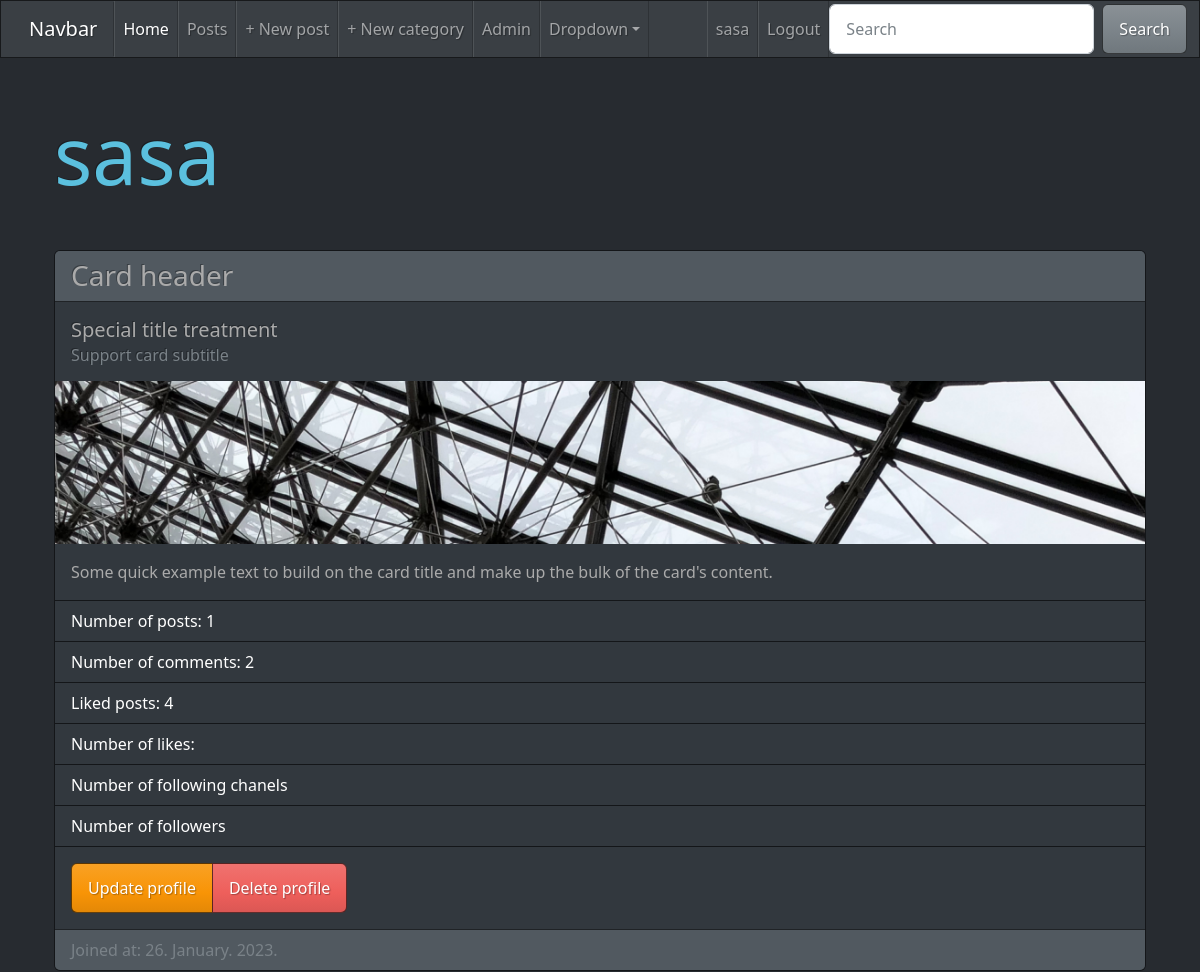
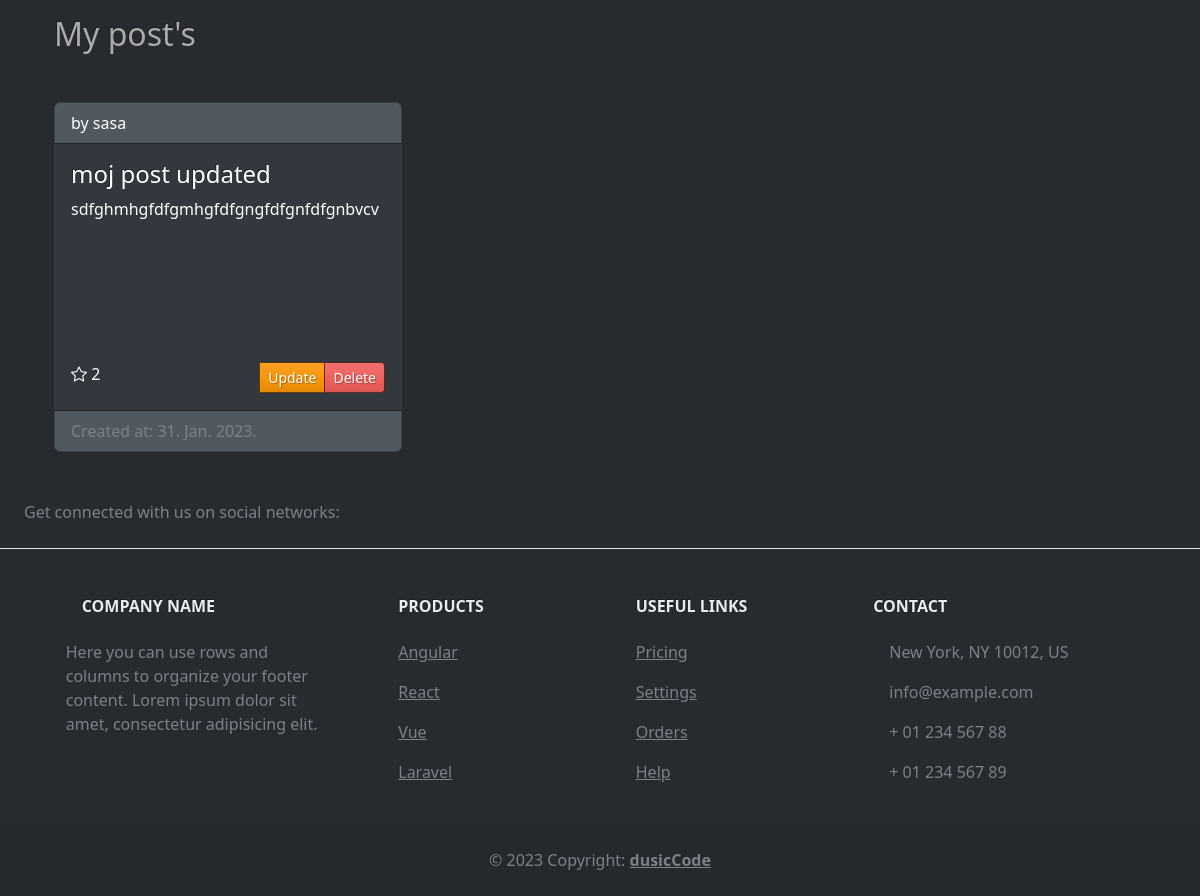
Page /user (signed in) on the committed database (2 pictures, top to bottom).
### app.py (models this page shows, shortened)
class User(db.Model, UserMixin):
    id = db.Column(db.Integer, primary_key=True)
    username = db.Column(db.String(80), unique=True, nullable=False)
    email = db.Column(db.String(120), unique=True, nullable=False)
    password = db.Column(db.String(120), nullable=False)
    posts = db.relationship('Post', backref='author', lazy=True)
    comments = db.relationship('Comment', backref='author', lazy=True)
    joined_at = db.Column(db.DateTime, nullable=False, default=datetime.utcnow)

class Post(db.Model):
    id = db.Column(db.Integer, primary_key=True)
    title = db.Column(db.String(120), nullable=False)
    content = db.Column(db.Text, nullable=False)
    author_id = db.Column(db.Integer, db.ForeignKey('user.id'), nullable=False)
    categories = db.relationship('Category', secondary='post_categories', backref='posts')
    likes = db.relationship('Like', backref='post', lazy=True)
    comments = db.relationship('Comment', cascade='all,delete', backref='post', lazy=True)
    created_at = db.Column(db.DateTime, nullable=False, default=datetime.utcnow)

### app.py (the view)
@app.route('/user')
@login_required
def user():
    posts = Post.query.filter_by(author_id=current_user.id).all()
    return render_template('user.html', user=current_user, posts=posts)

### app.py (called while the page is built)
@login_manager.user_loader
def load_user(user_id):
    return User.query.get(int(user_id))

### templates/user.html
{% extends 'base.html' %}
{% block context %}
<div class="container">
    <div class="row">
        <div class="col">
            <h1 class="display-1 my-5 text-info">{{ current_user.username }}</h1>
            <div class="card mb-3">
              <h3 class="card-header">Card header</h3>
                <div class="card-body">
                  <h5 class="card-title">Special title treatment</h5>
                  <h6 class="card-subtitle text-muted">Support card subtitle</h6>
                </div>
                <div class="card-image">
                  <image src="{{url_for('static',filename = 'images/ban3.jpg')}}" width="100%" >
                  </div>
                <div class="card-body">
                  <p class="card-text">Some quick example text to build on the card title and make up the bulk of the card's content.</p>
                </div>
                <ul class="list-group list-group-flush">
                  <li class="list-group-item">Number of posts: {{ posts|count }}</li>
                  <li class="list-group-item">Number of comments: {{ current_user.comments|count }}</li>
                  <li class="list-group-item">Liked posts: {{ current_user.likes|count }}</li>
                  <li class="list-group-item">Number of likes:</li>
                  <li class="list-group-item">Number of following chanels</li>
                  <li class="list-group-item">Number of followers</li>
                </ul>
                <div class="card-body">
                  <div class="btn-group ms-auto" role="group" aria-label="Basic example">
                  <a href="#" class="btn btn-warning">Update profile</a>
                  <a href="{{ url_for('delete_account') }}" class="btn btn-danger" onClick="return confirm('Are you sure you want to delete account!')">Delete profile</a>
                  </div>
                </div>
                <div class="card-footer text-muted">
                  Joined at: {{ current_user.joined_at.strftime('%d. %B. %Y.') }}
                </div>
              </div>
        </div>
    </div>
</div>
<div class="container">
  <h2 class="header-2">My post's</h2>
  <div class="row mt-5">
      {% for post in posts %}
      <div class="col-md-6 col-lg-4">
          <a href="{{ url_for('post_details', post_id=post.id) }}" style="text-decoration: none;">
              <div class="card border-primary mb-4" style="min-height: 350px;">
                  <div class="card-header">by {{ post.author.username }}</div>
                  <div class="card-body">
                      <h4 class="card-title">{{ post.title }}</h4>
                      <p class="card-text" style="min-height: 165px;">{{ post.content }}</p>
                      <div class="d-flex">
                        <a href="{{ url_for('like_post', post_id=post.id, page='user') }}" class="card-text" style="text-decoration: none;"><i class="bi bi-star"></i> {{ post.likes|count }}</br>
                          <div class="btn-group ms-auto" role="group" aria-label="Basic example">
                          <a href="{{ url_for('update_post', post_id=post.id, page='user') }}" class="btn btn-sm btn-warning">Update</a>
                          <a href="{{ url_for('delete_post', post_id=post.id) }}" class="btn btn-sm btn-danger" onClick="return confirm('Are you sure!')">Delete</a>
                          </div>
                    </div>
                  </div>
                  <div class="card-footer text-muted">
                    Created at: {{ post.created_at.strftime('%d. %b. %Y.') }}
                  </div>
              </div>
          </a>
  </div>
      {% endfor %}
</div>
</div>
{% endblock %}

### templates/base.html (shortened to what this page needs)
<!DOCTYPE html>
<html lang="en">
<head>
    <link rel="stylesheet" href="{{ url_for('static', filename='css/state.css') }}">
    <link rel="stylesheet" href="https://cdn.jsdelivr.net/npm/bootstrap-icons@1.10.3/font/bootstrap-icons.css">
</head>
<body>
    <nav class="navbar navbar-expand-lg navbar-dark bg-primary">
        <div class="container-fluid">
          <a class="navbar-brand" href="#">Navbar</a>
          <div class="collapse navbar-collapse" id="navbarColor01">
            <ul class="navbar-nav me-auto">
              {% if user.is_authenticated %}
              <li class="nav-item">
                <a class="nav-link active" href="{{ url_for('index') }}">Home
                </a>
              </li>
              <li class="nav-item">
                <a class="nav-link" href="{{ url_for('posts') }}">Posts</a>
              </li>
              <li class="nav-item">
                <a class="nav-link" href="{{ url_for('new_post') }}">+ New post</a>
              </li>
              <li class="nav-item">
                <a class="nav-link" href="{{ url_for('new_category') }}" data-bs-toggle="modal" data-bs-target="#new_category">+ New category</a>
              </li>
              <li class="nav-item">
                <a class="nav-link" href="/admin">Admin</a>
              </li>
              <li class="nav-item dropdown">
                <a class="nav-link dropdown-toggle" data-bs-toggle="dropdown" href="#" role="button" aria-haspopup="true" aria-expanded="false">Dropdown</a>
              </li>
              {% endif %}
            </ul>
            <ul class="navbar-nav">
              {% if user.is_authenticated %}
            <li class="nav-item">
              <a class="nav-link" href="{{ url_for('user') }}">{{ current_user.username }}</a>
            </li>
              <li class="nav-item">
                <a class="nav-link" href="{{ url_for('logout') }}">Logout</a>
            {% endif %}
            </ul>
            <form class="d-flex">
              <input class="form-control me-sm-2" type="search" placeholder="Search">
              <button class="btn btn-secondary my-2 my-sm-0" type="submit">Search</button>
            </form>
          </div>
        </div>
      </nav>
    <div class="container" style="min-height: calc(100vh - 130px)">
      {% block context %}
      {% endblock %}
  </div>
    {% include 'footer.html' %}
</body>
</html>

### rows in the picture
User: username "sasa", joined_at "26. January. 2023."
Post: author.username "sasa", title "moj post updated", content "sdfghmhgfdfgmhgfdfgngfdfgnfdfgnbvcv", likes|count "2", created_at "31. Jan. 2023."

### other values in the picture
{{ posts|count }} "1"
{{ current_user.comments|count }} "2"
{{ current_user.likes|count }} "4"
